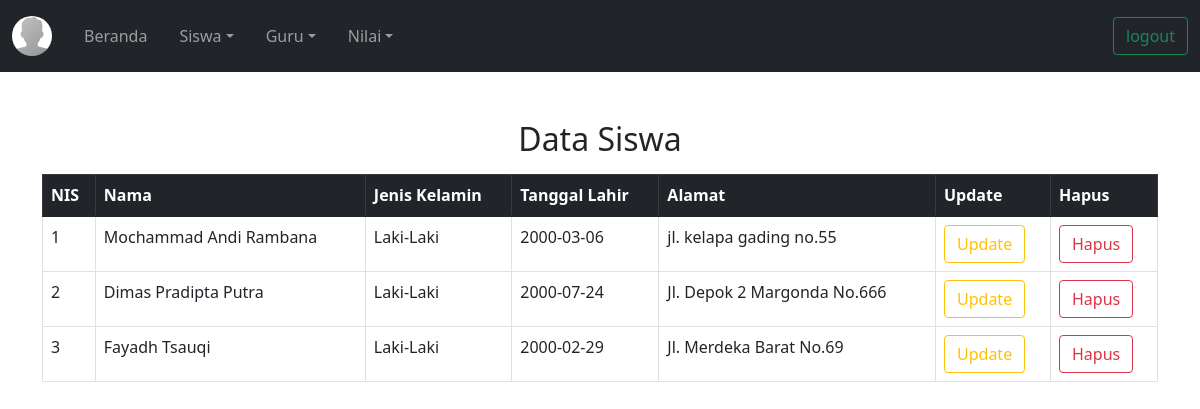
/pweb_ujian/datasiswa.php (signed in), run on the app's committed database.
### tables this page shows
CREATE TABLE `siswa` (
  `nis` int(11) NOT NULL,
  `nama` varchar(30) NOT NULL,
  `jk` varchar(10) NOT NULL,
  `tl` date NOT NULL,
  `alamat` varchar(50) NOT NULL
);

### pweb_ujian/datasiswa.php (the view, shortened to what this page needs)
<!DOCTYPE html>
<html lang="en">
<head>
    <link href="https://cdn.jsdelivr.net/npm/bootstrap@5.1.2/dist/css/bootstrap.min.css" rel="stylesheet">
</head>
<body>
    <nav class="navbar navbar-expand-sm bg-dark navbar-dark">
    <div class="container-fluid">
        <a class="navbar-brand" href="#">
        <img src="assets/img/avatar.png" alt="Logo" style="width:40px;" class="rounded-pill">
        </a>
        <div class="collapse navbar-collapse" id="collapsibleNavbar">
        <ul class="navbar-nav">
            <li class="nav-item p-2">
                <a class="nav-link" href="beranda.php">Beranda</a>
            </li>
            <li class="nav-item dropdown p-2">
                <a class="nav-link dropdown-toggle" href="#" role="button" data-bs-toggle="dropdown">Siswa</a>
            </li>
            <li class="nav-item dropdown p-2">
                <a class="nav-link dropdown-toggle" href="#" role="button" data-bs-toggle="dropdown">Guru</a>
            </li>
            <li class="nav-item dropdown p-2">
                <a class="nav-link dropdown-toggle" href="#" role="button" data-bs-toggle="dropdown">Nilai</a>
            </li>
        </ul>
        </div>
        <div class="d-flex">
        <a href="logout.php"><button class="btn btn-outline-success">logout</button></a>
        </div>
    </div>
    </nav>
    <div class="container mt-5">
    <h2 class="text-center mb-3">Data Siswa</h2>
    <table class="table table-hover table-bordered">
        <thead class="table-dark">
        <tr>
            <th>NIS</th>
            <th>Nama</th>
            <th>Jenis Kelamin</th>
            <th>Tanggal Lahir</th>
            <th>Alamat</th>
            <th>Update</th>
            <th>Hapus</th>
        </tr>
        </thead>
        <tbody>
        <?php
			include "koneksi.php";
			$sql = mysqli_query ($connect, "select * from siswa");
			while ($result = mysqli_fetch_array($sql)){
        ?>
        <tr>
            <td><?php echo $result[0];?></td>
            <td><?php echo $result[1];?></td>
            <td><?php echo $result[2];?></td>
            <td><?php echo $result[3];?></td>
            <td><?php echo $result[4];?></td>
            <td><a href="halamanupdatesiswa.php?nis=<?php echo $result[0]; ?>">
                <button type="button" class="btn btn-outline-warning">Update</button>
                </a>
            </td>
            <td>
                <a href="hapussiswa.php?nis=<?php echo $result[0]; ?>">
                <button type="button" class="btn btn-outline-danger">Hapus</button>
                </a>
            </td>
        </tr>
        <?php } ?>
        </tbody>
    </table>
    </div>
</body>
</html>

### data on the page
siswa: nis "1", nama "Mochammad Andi Rambana", jk "Laki-Laki", tl "2000-03-06", alamat "jl. kelapa gading no.55"
siswa: nis "2", nama "Dimas Pradipta Putra", jk "Laki-Laki", tl "2000-07-24", alamat "Jl. Depok 2 Margonda No.666"
siswa: nis "3", nama "Fayadh Tsauqi", jk "Laki-Laki", tl "2000-02-29", alamat "Jl. Merdeka Barat No.69"
